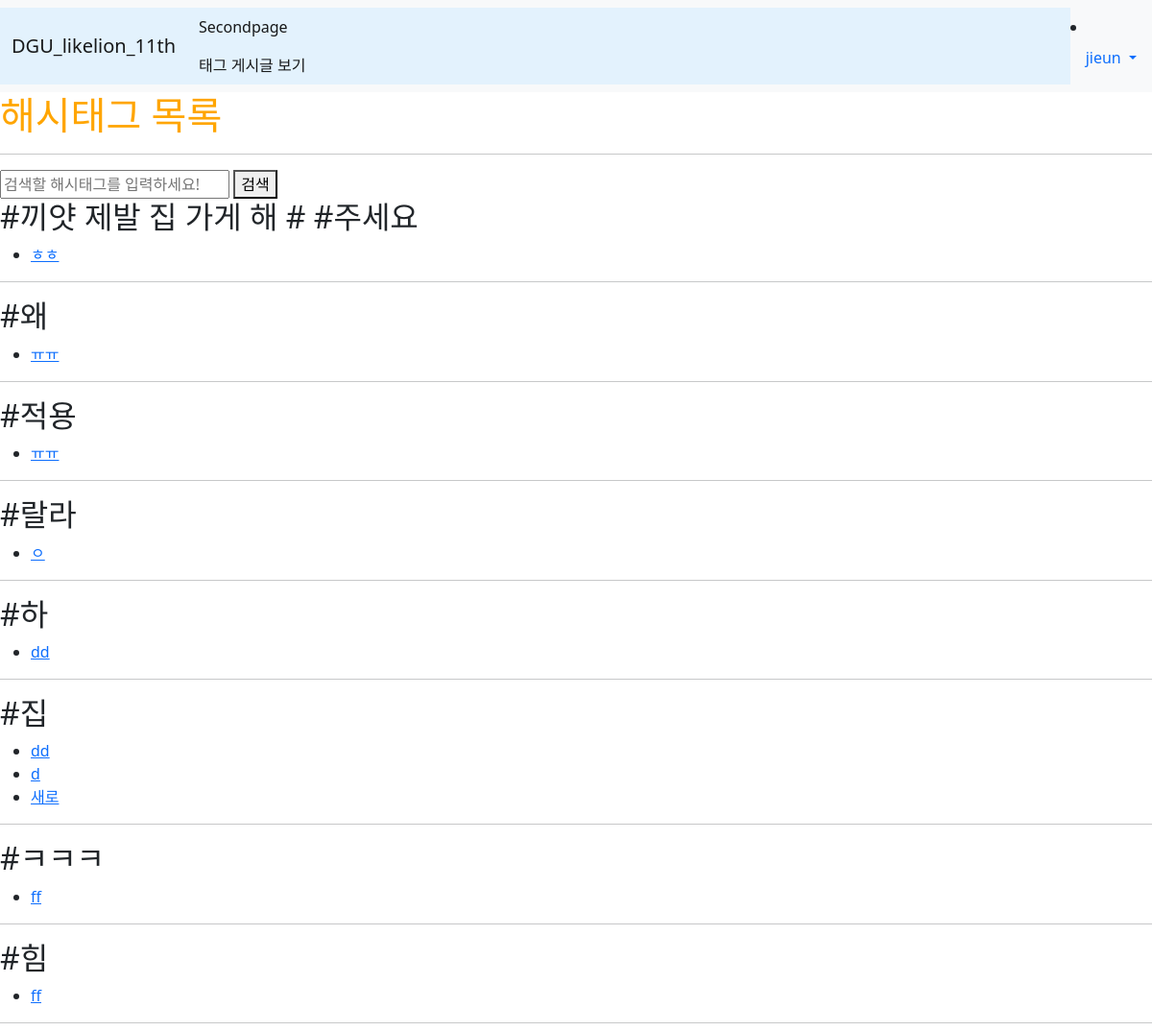
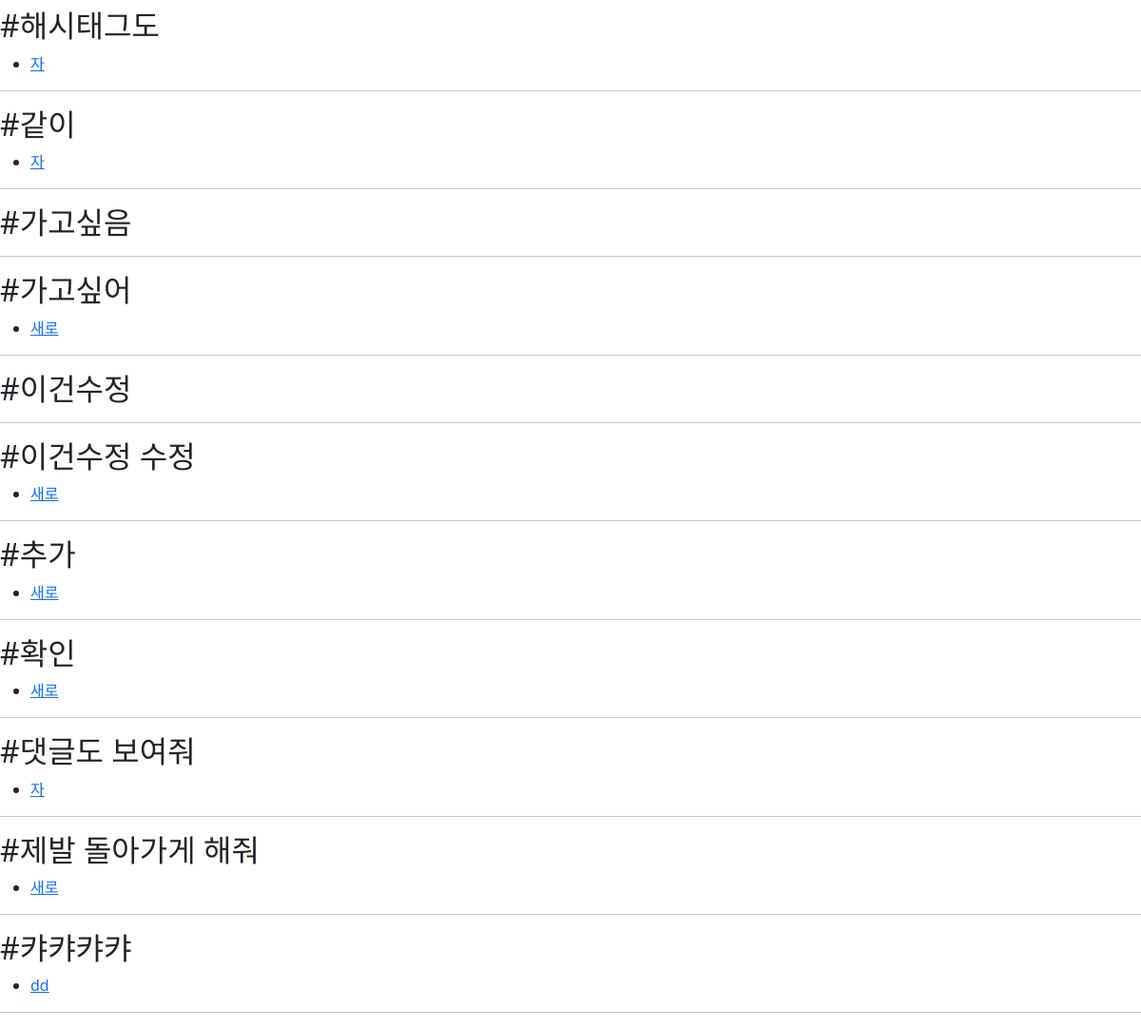
Page /tag/ (signed in) on the committed database (2 pictures, top to bottom).
### main/models.py (models this page shows, shortened)
class Tag(models.Model):
    name=models.CharField(max_length=30, null=False, blank=False)

class Blog(models.Model):
    title = models.CharField(max_length=200)
    writer = models.ForeignKey(User, null=False, blank=False, on_delete=models.CASCADE)
    pub_date = models.DateTimeField()
    body = models.TextField()
    image = models.ImageField(upload_to="blog/", blank=True, null=True)
    tags = models.ManyToManyField(Tag, related_name='blogs', blank=True)

class Comment(models.Model):
    content = models.TextField()
    pub_date = models.DateTimeField()
    writer = models.ForeignKey(User, null=False, blank=False, on_delete=models.CASCADE)
    blog = models.ForeignKey(Blog, null=False, blank=False, on_delete=models.CASCADE)
    tags = models.ManyToManyField(Tag, related_name='comments', blank=True)

### main/views.py (the view)
# urls.py: path('tag/', tag_list, name="tag_list"),
def tag_list(request):
    tags = Tag.objects.all()
    return render(request, 'main/tag_list.html', {'tags':tags,})

### main/templates/main/tag_list.html
{% extends 'base.html' %}
{% block content %}
<div class="tag_container">
    <h1>해시태그 목록</h1>
    <hr>
    <form action="{% url 'main:find' %}" method="GET">
        <input type="text" name="find" placeholder="검색할 해시태그를 입력하세요!">
        <button type="submit">검색</button>
    </form>
    {% for t in tags %}
    <div class="tag">
        <h2 class="title">#{{t.name}}</h2>
        <ul>
            {% for blog in t.blogs.all %}
            <li><a href="{% url 'main:detail' blog.id %}">{{blog.title}}</a></li>
            {% endfor %}
            {% for comment in t.comments.all %}
            {% if comment.blog not in t.blogs.all %}
            <li><a href="{% url 'main:detail' comment.blog.id %}">{{comment.blog.title}}</a></li>
            {% endif %}
            {% endfor %}
        </ul>
    </div>
    <hr>
    {% endfor %}
</div>
{% endblock %}

### likelion_11th_session/templates/shared/_navbar.html (shortened to what this page needs)
<nav class="navbar navbar-expand-lg navbar-light bg-light">
    <div class="container-fluid" style="background-color: #e3f2fd;">
    <a class="navbar-brand" href="{% url 'main:mainpage' %}">DGU_likelion_11th</a>
    <div class="collapse navbar-collapse" id="navbarNav">
        <ul class="navbar-nav">
        <li class="nav-item">
            <a class="nav-link active" aria-current="page" href="{% url 'main:secondpage' %}">Secondpage</a>
            <a class="nav-link active" arla-current="page" href="{% url 'main:tag_list' %}">태그 게시글 보기</a>
        </li>
        </ul>
    </div>
    </div>
    <li class="nav-item dropdown">
        {% if user.is_authenticated %}
        <a class="nav-link dropdown-toggle" href="#" id="navbarDropdown" role="button" data-bs-toggle="dropdown" aria-expanded="false">
         {{user.username}}
        </a>
        {% endif %}
      </li>
  </nav>

### likelion_11th_session/static/css/project.css (style rules this page uses)
h1 { color : orange; }

### rows in the picture
Tag: name "끼얏 제발 집 가게 해 # #주세요"
Blog: title "ㅎㅎ"
Tag: name "왜"
Blog: title "ㅠㅠ"
Tag: name "적용"
Tag: name "랄라"
Blog: title "ㅇ"
Tag: name "하"
Blog: title "dd"
Tag: name "집"
Blog: title "d"
Blog: title "새로"
Tag: name "ㅋㅋㅋ"
Blog: title "ff"
Tag: name "힘"
Tag: name "해시태그도"
Blog: title "자"
Tag: name "같이"
Tag: name "가고싶음"
Tag: name "가고싶어"
Tag: name "이건수정"
Tag: name "이건수정 수정"
Tag: name "추가"
Tag: name "확인"
Tag: name "댓글도 보여줘"
Comment: blog "자"
Tag: name "제발 돌아가게 해줘"
Comment: blog "새로"
Tag: name "캬캬캬캬"
Comment: blog "dd"

### other values in the picture
{{ user.username }} "jieun"
